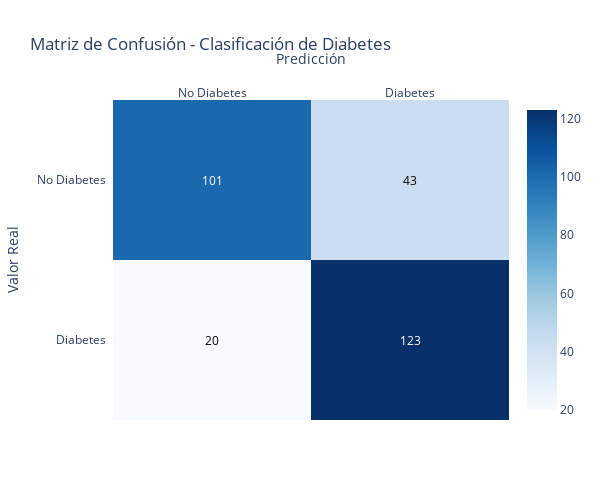

Write notebook code for a chart like this one.
### Code cell
def train_neural_network_diabetes(X, y, feature_names):
    """
    Entrena una red neuronal para clasificación de diabetes.
    
    Args:
        X (pandas.DataFrame): Características
        y (pandas.Series): Variable objetivo
        feature_names (list): Nombres de las características
        
    Returns:
        dict: Resultados del entrenamiento
    """
    # División de datos
    X_train, X_test, y_train, y_test = train_test_split(X, y, test_size=0.2, random_state=42, stratify=y)
    
    # Estandarización
    scaler = StandardScaler()
    X_train_scaled = scaler.fit_transform(X_train)
    X_test_scaled = scaler.transform(X_test)
    
    # Configuración de la red neuronal
    mlp = MLPClassifier(
        hidden_layer_sizes=(100, 50),  # Dos capas ocultas
        activation='relu',
        solver='adam',
        alpha=0.001,  # Regularización L2
        batch_size='auto',
        learning_rate_init=0.001,
        max_iter=1000,
        random_state=42,
        early_stopping=True,
        validation_fraction=0.1,
        n_iter_no_change=10
    )
    
    print("Entrenando Red Neuronal para Clasificación de Diabetes...")
    print("=" * 60)
    print(f"Arquitectura: {mlp.hidden_layer_sizes}")
    print(f"Función de activación: {mlp.activation}")
    print(f"Optimizador: {mlp.solver}")
    
    # Entrenar modelo
    mlp.fit(X_train_scaled, y_train)
    
    # Predicciones
    y_pred = mlp.predict(X_test_scaled)
    y_pred_proba = mlp.predict_proba(X_test_scaled)[:, 1]
    
    # Métricas
    accuracy = accuracy_score(y_test, y_pred)
    conf_matrix = confusion_matrix(y_test, y_pred)
    class_report = classification_report(y_test, y_pred, target_names=['No Diabetes', 'Diabetes'])
    
    print(f"\\nResultados del Modelo:")
    print(f"Precisión: {accuracy:.3f}")
    print(f"Número de iteraciones: {mlp.n_iter_}")
    print(f"\\nMatriz de Confusión:")
    print(conf_matrix)
    print(f"\\nReporte de Clasificación:")
    print(class_report)
    
    results = {
        'model': mlp,
        'scaler': scaler,
        'y_pred': y_pred,
        'y_test': y_test,
        'y_pred_proba': y_pred_proba,
        'accuracy': accuracy,
        'confusion_matrix': conf_matrix,
        'classification_report': class_report,
        'feature_names': feature_names
    }
    
    return results

def plot_confusion_matrix(conf_matrix, class_names=['No Diabetes', 'Diabetes']):
    """
    Crea un gráfico de matriz de confusión usando Plotly.
    
    Args:
        conf_matrix (array): Matriz de confusión
        class_names (list): Nombres de las clases
    """
    # Crear heatmap de matriz de confusión
    fig = ff.create_annotated_heatmap(
        z=conf_matrix,
        x=class_names,
        y=class_names,
        annotation_text=conf_matrix,
        colorscale='Blues',
        showscale=True
    )
    
    fig.update_layout(
        title='Matriz de Confusión - Clasificación de Diabetes',
        xaxis_title='Predicción',
        yaxis_title='Valor Real',
        font=dict(size=12),
        width=600,
        height=500
    )
    
    # Invertir el eje y para que coincida con la convención estándar
    fig['layout']['yaxis']['autorange'] = 'reversed'
    
    return fig

# Entrenar red neuronal si tenemos datos balanceados
if X_diabetes is not None:
    # Usar datos balanceados si se aplicó undersampling, sino usar datos originales
    if undersampling_applied:
        diabetes_results = train_neural_network_diabetes(X_diabetes_balanced, y_diabetes_balanced, diabetes_features)
    else:
        diabetes_results = train_neural_network_diabetes(X_diabetes, y_diabetes, diabetes_features)
    
    # Mostrar matriz de confusión
    conf_matrix_fig = plot_confusion_matrix(diabetes_results['confusion_matrix'])
    conf_matrix_fig.show()
else:
    print("No se puede entrenar el modelo de diabetes: datos no disponibles")

### Figure 1 — Plotly figure (JSON) as saved in the notebook; plotly's stock layout.template omitted (floating-point values rounded to 4 significant figures)
{"data": [{"colorscale": [[0, "rgb(247,251,255)"], [0.125, "rgb(222,235,247)"], [0.25, "rgb(198,219,239)"], [0.375, "rgb(158,202,225)"], [0.5, "rgb(107,174,214)"], [0.625, "rgb(66,146,198)"], [0.75, "rgb(33,113,181)"], [0.875, "rgb(8,81,156)"], [1, "rgb(8,48,107)"]], "reversescale": false, "showscale": true, "type": "heatmap", "x": ["No Diabetes", "Diabetes"], "y": ["No Diabetes", "Diabetes"], "z": [[101, 43], [20, 123]]}], "layout": {"annotations": [{"font": {"color": "#FFFFFF"}, "showarrow": false, "text": "101", "x": "No Diabetes", "xref": "x", "y": "No Diabetes", "yref": "y"}, {"font": {"color": "#000000"}, "showarrow": false, "text": "43", "x": "Diabetes", "xref": "x", "y": "No Diabetes", "yref": "y"}, {"font": {"color": "#000000"}, "showarrow": false, "text": "20", "x": "No Diabetes", "xref": "x", "y": "Diabetes", "yref": "y"}, {"font": {"color": "#FFFFFF"}, "showarrow": false, "text": "123", "x": "Diabetes", "xref": "x", "y": "Diabetes", "yref": "y"}], "font": {"size": 12}, "height": 500, "title": {"text": "Matriz de Confusión - Clasificación de Diabetes"}, "width": 600, "xaxis": {"dtick": 1, "gridcolor": "rgb(0, 0, 0)", "side": "top", "ticks": "", "title": {"text": "Predicción"}}, "yaxis": {"autorange": "reversed", "dtick": 1, "ticks": "", "ticksuffix": "  ", "title": {"text": "Valor Real"}}}}
